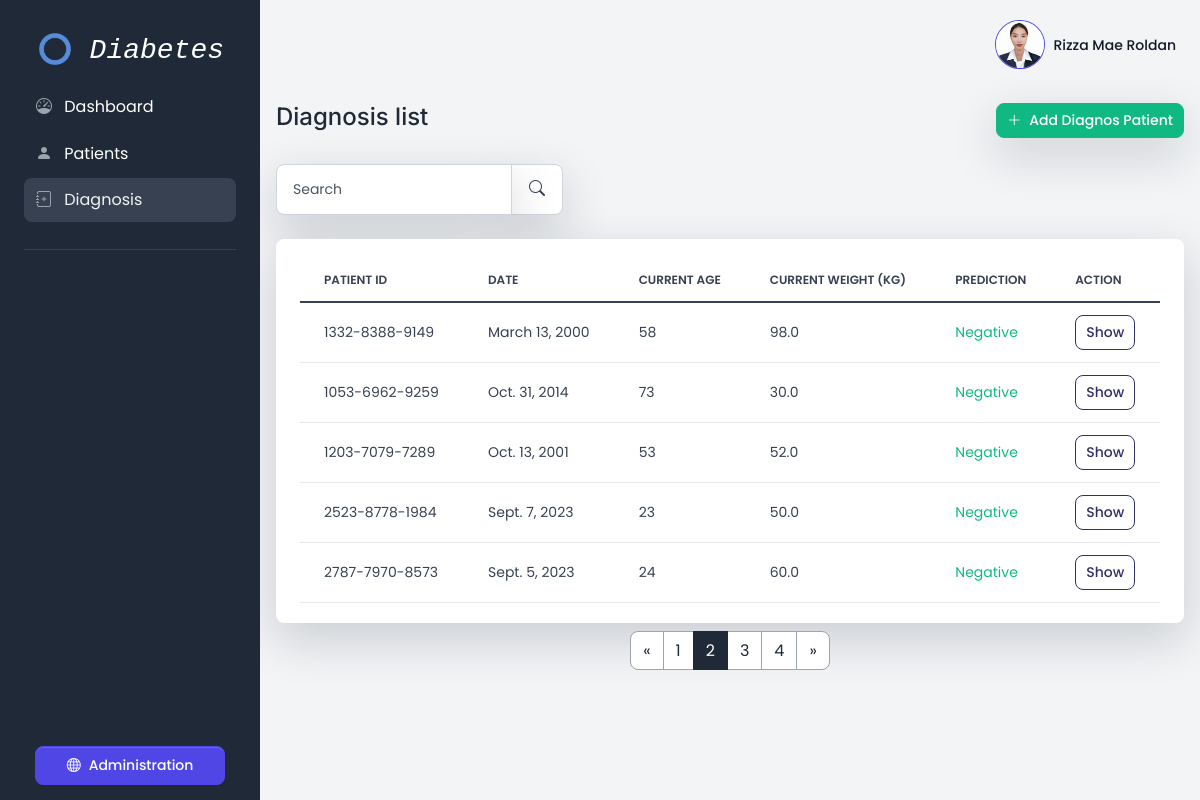
The app's page /diagnosis/?page=2 (signed in), older data.
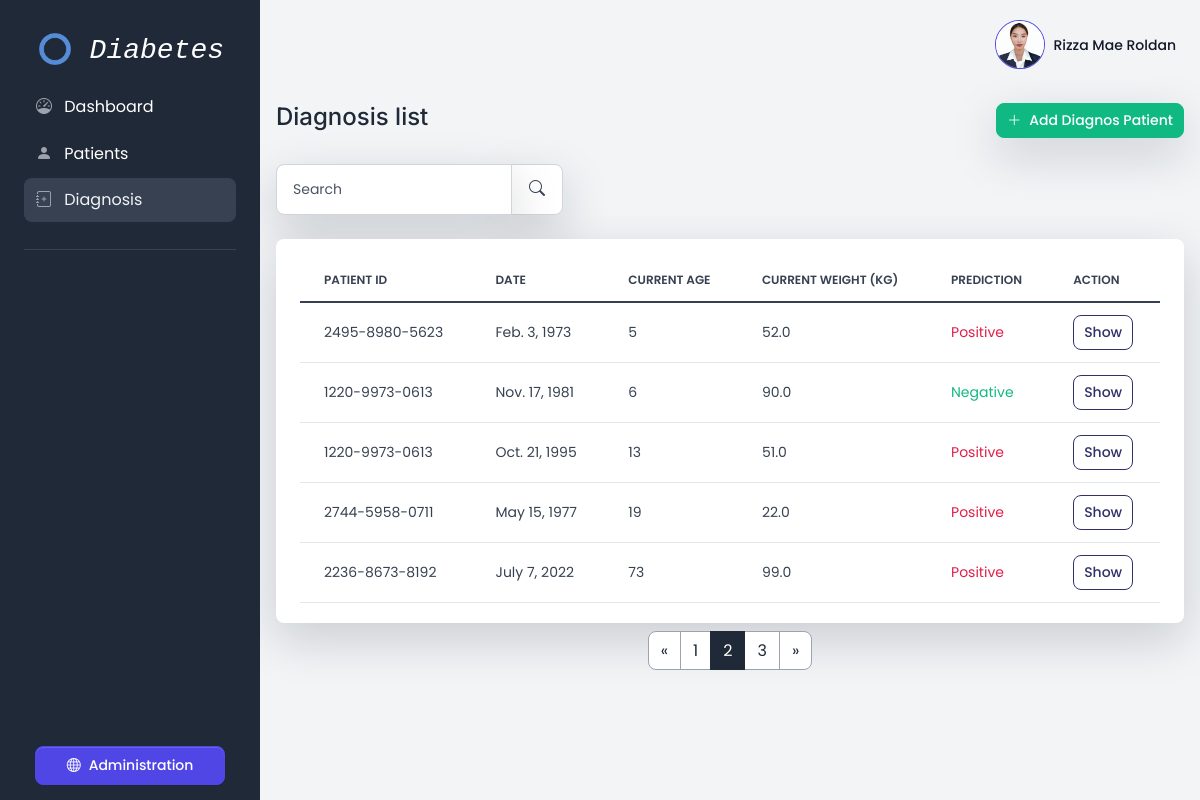
The same page, newer data.
### diabetes/models.py (models this page shows, shortened)
class Diagnosis(models.Model):
     patient = models.ForeignKey(Patient, on_delete=models.CASCADE)
     description = models.TextField(blank=True, null=True)
     date = models.DateField()
     created_at = models.DateTimeField(auto_now_add=True)
     updated_at = models.DateTimeField(auto_now=True)
     current_age = models.IntegerField(verbose_name='Current Age')
     current_weight = models.DecimalField(max_digits=5, decimal_places=1, verbose_name='Current Weight (kg)')
     test1 = models.DecimalField(max_digits=6, decimal_places=2, verbose_name='Test 1')
     test2 = models.DecimalField(max_digits=6, decimal_places=2, verbose_name='Test 2')
     test3 = models.DecimalField(max_digits=6, decimal_places=2, verbose_name='Test 3')
     prediction_result = models.BooleanField(null=True, blank=True, verbose_name='Prediction')
     class Meta:
          verbose_name_plural = 'Diagnosis'

class Patient(models.Model):
     added_by = models.ForeignKey(User, on_delete=models.SET_NULL, null=True)
     custom_patient_id = models.CharField(max_length=14, unique=True, default=generate_unique_id, verbose_name='Patient ID')
     first_name = models.CharField(max_length=255, verbose_name='First name')
     middle_name = models.CharField(max_length=255, null=True, blank=True, verbose_name='Middle name')
     last_name = models.CharField(max_length=255, verbose_name='Last name')
     sex = models.CharField(max_length=1,choices=(('M','M'),('F','F')))
     address = models.CharField(max_length=255, null=True, blank=True)
     barangay = models.ForeignKey(Barangay, on_delete=models.CASCADE)
     created_at = models.DateTimeField(auto_now_add=True)
     updated_at = models.DateTimeField(auto_now=True)

### diabetes/views.py (the view)
# urls.py: path('diagnosis/', views.diagnosis_index, name='diagnosis'),
@login_required(login_url='/login')
def diagnosis_index(request):
     search = request.GET.get('search')
     if search:
          queryset = Diagnosis.objects.filter(Q(patient__custom_patient_id__icontains=search) | Q(date__icontains=search)).order_by('-updated_at')
     else:
          search = ''
          queryset = Diagnosis.objects.all().order_by('-updated_at')
     items_per_page = 5
     paginator = Paginator(queryset, items_per_page)
     page_number = request.GET.get('page')
     diagnosis = paginator.get_page(page_number)
     return render(request, 'diabetes/diagnosis-index.html',{'diagnosis': diagnosis, 'search': search})

### diabetes/templates/diabetes/diagnosis-index.html (shortened to what this page needs)
{% extends 'diabetes/base.html' %}
{% block content %}
<x-app-layout>
	<div class="d-flex justify-content-between flex-wrap flex-md-nowrap align-items-center py-4">
		<div class="d-block mb-md-0">
			<h2 class="h4">Diagnosis list</h2>
		</div>
		<div class="btn-toolbar mb-2 mb-md-0">
			<a href="{% url 'diagnosis-create' %}" class="btn btn-sm btn-success shadow-lg d-inline-flex align-items-center text-white animate-up-1">
				<i class="icon icon-xs me-2 bi bi-plus-lg"></i>
				Add Diagnos Patient
			</a>
		</div>
	</div>
	<div class="table-settings mb-4">
		<div class="row align-items-center justify-content-between">
			<div class="col col-md-6 col-lg-3 col-xl-4">
				<form action="" method="GET">
					<div class="input-group me-2 me-lg-3 fmxw-400">
						<input type="text" name="search" value="{{ search }}" class="form-control shadow-lg" placeholder="Search">
						<span class="input-group-text shadow-lg">
							<button type="submit" class="btn btn-xs">
								<i class="icon fs-6 bi bi-search"></i>
							</button>
						</span>
					</div>
				</form>
			</div>
		</div>
	</div>
	<div class="card card-body border-0 shadow-lg table-wrapper table-responsive mb-2">
		<table class="table table-hover">
			<thead>
				<tr>
					<th class="border-gray-200">Patient ID</th>
					<th class="border-gray-200">Date</th>
					<th class="border-gray-200">Current Age</th>
					<th class="border-gray-200">Current Weight (kg)</th>
					<th class="border-gray-200">Prediction</th>
					<th class="border-gray-200">Action</th>
				</tr>
			</thead>
			<tbody>
				{% for diagnos in diagnosis %}
					<tr>
						<td valign="middle">
							<span class="fw-normal">{{ diagnos.patient.custom_patient_id }}</span>
						</td>
						<td valign="middle"><span class="fw-normal">{{ diagnos.date }}</span></td>
						<td valign="middle"><span class="fw-normal">{{ diagnos.current_age }}</span></td>
						<td valign="middle"><span class="fw-normal">{{ diagnos.current_weight }}</span></td>
						<td valign="middle"><span class="fw-normal">{% if diagnos.prediction_result == True %}<span class="text-danger">Positive</span>{% else %}<span class="text-success">Negative</span>{% endif %}</span></td>
						<td valign="middle">
							<a href="{% url 'diagnosis-update' diagnos.pk %}" class="btn btn-sm btn-pill btn-outline-tertiary">Show</a>
						</td>
					</tr>
				{% endfor %}
			</tbody>
		</table>
	</div>
	<div class="d-flex justify-content-center">
		<nav aria-label="Page navigation example">
			<ul class="pagination">
			    {% if diagnosis.has_previous %}
				   <li class="page-item"><a class="page-link" href="?page={{ diagnosis.previous_page_number }}{% if search %}&search={{ search }}{% endif %}">«</a></li>
			    {% endif %}
			    {% for num in diagnosis.paginator.page_range %}
				   {% if num > diagnosis.number|add:'-3' and num < diagnosis.number|add:'3' %}
					  {% if num == diagnosis.number %}
							{% if diagnosis.paginator.num_pages != 1 %}
							    <li class="page-item active"><span class="page-link">{{ num }}</span></li>
							{% endif %}
					  {% else %}
						 <li class="page-item"><a class="page-link" href="?page={{ num }}{% if search %}&search={{ search }}{% endif %}">{{ num }}</a></li>
					  {% endif %}
				   {% endif %}
			    {% endfor %}
			    {% if diagnosis.has_next %}
				   <li class="page-item"><a class="page-link" href="?page={{ diagnosis.next_page_number }}{% if search %}&search={{ search }}{% endif %}">»</a></li>
			    {% endif %}
			</ul>
		 </nav>
		</div>
</x-app-layout>
{% endblock %}

Row changes from the older to the newer data that the page shows:
removed Diagnosis: patient.custom_patient_id "1332-8388-9149", date "March 13, 2000", current_age "58", current_weight "98.0", prediction_result "Negative"
removed Diagnosis: patient.custom_patient_id "1053-6962-9259", date "Oct. 31, 2014", current_age "73", current_weight "30.0", prediction_result "Negative"
removed Diagnosis: patient.custom_patient_id "1203-7079-7289", date "Oct. 13, 2001", current_age "53", current_weight "52.0", prediction_result "Negative"
removed Diagnosis: patient.custom_patient_id "2523-8778-1984", date "Sept. 7, 2023", current_age "23", current_weight "50.0", prediction_result "Negative"
removed Diagnosis: patient.custom_patient_id "2787-7970-8573", date "Sept. 5, 2023", current_age "24", current_weight "60.0", prediction_result "Negative"
now on this page (row edited): Diagnosis: patient.custom_patient_id "2495-8980-5623", date "Feb. 3, 1973", current_age "5", current_weight "52.0", prediction_result "Positive"
added Diagnosis: patient.custom_patient_id "1220-9973-0613", date "Nov. 17, 1981", current_age "6", current_weight "90.0", prediction_result "Negative"
now on this page (row edited): Diagnosis: patient.custom_patient_id "1220-9973-0613", date "Oct. 21, 1995", current_age "13", current_weight "51.0", prediction_result "Positive"
added Diagnosis: patient.custom_patient_id "2744-5958-0711", date "May 15, 1977", current_age "19", current_weight "22.0", prediction_result "Positive"
added Diagnosis: patient.custom_patient_id "2236-8673-8192", date "July 7, 2022", current_age "73", current_weight "99.0", prediction_result "Positive"
Text that changed along with them:
list line gone: "4"
